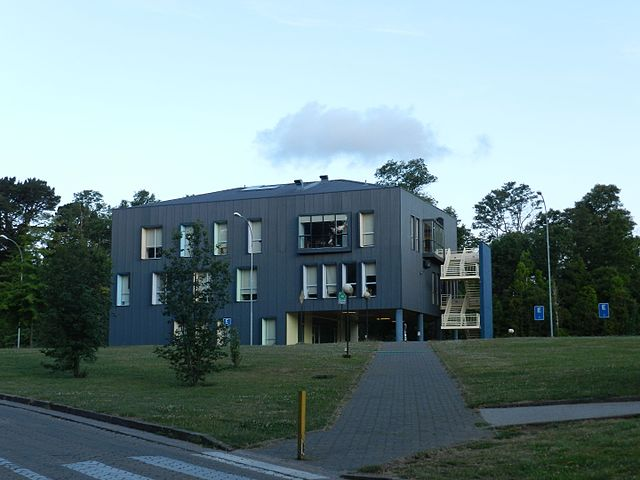
#> input picture images/InsInformatica.jpg, 640 x 480 px, found by its file name
$ jupyter execute '06_filtrado_de_imágenes.ipynb'   (shell and % lines are left out)
#> lines starting #> are read from the running program, lines starting #| are printed output that depends on the picture; after the words box and inside, x2 and y2 are one past the last pixel; in counts of white or black regions, pixels touching at a corner belong together
[cell 1]
import numpy as np
import matplotlib.pyplot as plt
from matplotlib import rcParams
rcParams['figure.dpi'] = 120
from scipy import fftpack

def color2bw(img):
    return np.dot(img, [0.299, 0.587, 0.114])

# Filtrado de imágenes

En esta lección veremos:

- Filtrado con máscaras en frecuencia
- Filtrado con convolución 2D

## Filtro en frecuencia

Recordemos que

> Una multiplicación en el espacio de frecuencia equivale a una convolución en el espacio original

Podemos usar esta propiedad para hacer filtrado

- Calculamos el espectro de la imagen usando la DFT
- Multiplicamos el espectro por una ventana
- Aplicamos DFT inversa para obtener la imagen filtrada

**Filtro pasa-bajos: Eliminando las frecuencias altas**

Sea una imagen de ejemplo.

Usamos `scipy.fftpack.fft2` para calcular su transformada de Fourier

[cell 2]
img_example = color2bw(plt.imread("../images/InsInformatica.jpg"))
S_img = fftpack.fft2(img_example)

fig, ax = plt.subplots(1, 2, figsize=(8, 3.5), tight_layout=True);
ax[0].imshow(img_example, cmap=plt.cm.Greys_r)
ax[0].set_title('Imagen de ejemplo')
ax[1].imshow(fftpack.fftshift(np.log(1+np.abs(S_img))), cmap=plt.cm.Spectral_r)
ax[1].set_title('Espectro de amplitud');

Multipliquemos el espectro por una ventana rectangular que multiplique por cero las frecuencias altas

Eliminar las frecuencias altas suaviza la imagen. Esto puede usarse para eliminar ruido a costa de perder detalles

Luego tomamos la transformada de Fourier inversa del espectro multiplicado

Observe como cambia el resultado a medida que disminuimos progresivamente el tamaño de la ventana (`sigma`)

[cell 3]
def create_mask(img_shape, sigma):
    cy, cx = img_shape[0]/2, img_shape[1]/2
    x = np.arange(0, img_shape[1]);
    y = np.arange(0, img_shape[0]);
    X, Y = np.meshgrid(x, y)
    mask = np.zeros_like(S_img, dtype=np.float32)
    mask[int(cy-sigma):int(cy+sigma),
         int(cx-sigma):int(cx+sigma)] = 1
    return mask

fig, ax = plt.subplots(3, 2, figsize=(8, 8), tight_layout=True, sharex=True, sharey=True);
for i, sigma in enumerate([100, 40, 10]):
    espectro_filtrado = fftpack.fftshift(S_img)*create_mask(img_example.shape, sigma)
    ax[i, 0].imshow(np.log(1+np.abs(espectro_filtrado)), cmap=plt.cm.Spectral_r)
    image_reconstruida = np.real(fftpack.ifft2(fftpack.ifftshift(espectro_filtrado)))
    ax[i, 1].imshow(image_reconstruida, cmap=plt.cm.Greys_r)

Para evitar artefactos causados por los bordes abruptos de la señal rectangular podemos reemplazar la misma por una ventana Gaussiana

Esta operación se suele llamar "suavizado gaussiano"

[cell 4]
def create_mask(img_shape, sigma):
    cy, cx = img_shape[0]/2, img_shape[1]/2
    x = np.arange(0, img_shape[1]);
    y = np.arange(0, img_shape[0]);
    X, Y = np.meshgrid(x, y)
    return 1e-8 + np.exp(-(((X-cx)/sigma)**2 + ((Y-cy)/sigma)**2))

fig, ax = plt.subplots(3, 2, figsize=(8, 8), tight_layout=True, sharex=True, sharey=True);
for i, sigma in enumerate([100, 40, 10]):
    espectro_filtrado = fftpack.fftshift(S_img)*create_mask(img_example.shape, sigma)
    ax[i, 0].imshow(np.log(1+np.abs(espectro_filtrado)), cmap=plt.cm.Spectral_r)
    image_reconstruida = np.real(fftpack.ifft2(fftpack.ifftshift(espectro_filtrado)))
    ax[i, 1].imshow(image_reconstruida, cmap=plt.cm.Greys_r)
#> this loop made 3 passes
#> pass 1, in create_mask, `X, Y = np.meshgrid(x, y)`:
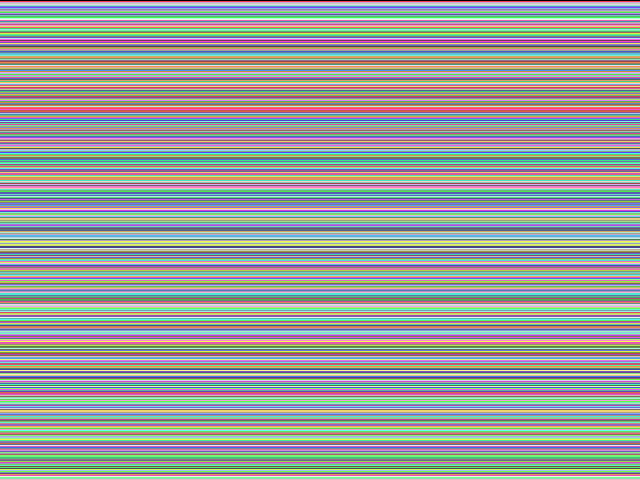
#> Y: shape (480, 640) int64; 480 distinct labels, from 0 to 479; one colour per label, 0 black

**Filtro pasa-altos: Eliminando las frecuencias bajas**

Si usamos el inverso de una ventana gaussiana entonces estaríamos multiplicando por cero las frecuencias más bajas

Esto borra los colores, dejándo sólo los detalles o bordes

Observe como cambia el resultado a medida que borramos más frecuencias bajas

[cell 5]
def create_mask(img_shape, sigma):
    cy, cx = img_shape[0]/2, img_shape[1]/2
    x = np.arange(0, img_shape[1]);
    y = np.arange(0, img_shape[0]);
    X, Y = np.meshgrid(x, y)
    return 1.0  - np.exp(-(((X-cx)/sigma)**2 + ((Y-cy)/sigma)**2))

fig, ax = plt.subplots(3, 2, figsize=(8, 8), tight_layout=True, sharex=True, sharey=True);
for i, sigma in enumerate([10, 40, 100]):
    espectro_filtrado = fftpack.fftshift(S_img)*create_mask(img_example.shape, sigma)
    ax[i, 0].imshow(np.log(1+np.abs(espectro_filtrado)), cmap=plt.cm.Spectral_r)
    image_reconstruida = np.real(fftpack.ifft2(fftpack.ifftshift(espectro_filtrado)))
    ax[i, 1].imshow(image_reconstruida, cmap=plt.cm.Greys_r)

## Filtrado en el dominio de la imagen

También podemos filtrar una imagen en su espacio original usando la convolución bidimensional

El elemento que se convoluciona con la imagen se denomina filtro o kernel de convolución

La siguiente animación muestra el proceso de convolución en dos dimensioens

¿Qué cree usted que hacen estos los siguientes kernels/filtros?

$$
\begin{pmatrix}
1 & 1 & 1 & 1 & 1 \\
1 & 1 & 1 & 1 & 1 \\
1 & 1 & 1 & 1 & 1 \\
1 & 1 & 1 & 1 & 1 \\
1 & 1 & 1 & 1 & 1 \\
\end{pmatrix} \frac{1}{25}
\qquad
\begin{pmatrix}
0.018 & 0.082 & 0.1353 & 0.082 & 0.018 \\
0.082 & 0.3678 & 0.6065 & 0.3678 & 0.082 \\
0.1353 & 0.6065 & 1 & 0.6065 & 0.1353 \\
0.082 & 0.3678 & 0.6065 & 0.3678 & 0.082 \\
0.018 & 0.082 & 0.1353 & 0.082 & 0.018 \\
\end{pmatrix} \frac{1}{\sqrt{2\pi}}
$$

Respuesta: Ambos son filtros promediadores, es decir que reemplazan cada pixel por un promedio de sus vecinos. Estos filtros actuan como pasa-bajos ya que suavizan la imagen.

Scipy ofrece dos funciones para hacer convolución

- convolve2d: Convolución tradicional, es más rápido cuando la imagen y el filtro son pequeños
- fftconvolve: Convolución multiplicando en frecuencia,  es más rápido cuando la imagen y el filtro son grandes

[cell 6]
from scipy.signal import fftconvolve, convolve2d

fig, ax = plt.subplots(1, 2, figsize=(8, 3.5), tight_layout=True);

size = 20
kernel = np.ones(shape=(size, size))/size**2
#> kernel: shape (20, 20) float64; every value is 0.0025
img_filtered1 = fftconvolve(img_example, kernel, mode='same');
img_filtered2 = convolve2d(img_example, kernel, mode='same');
ax[0].set_title('fftconvolve')
ax[0].imshow(img_filtered1, cmap=plt.cm.Greys_r)
ax[1].set_title('convolve2d')
ax[1].imshow(img_filtered2, cmap=plt.cm.Greys_r);

### Detección de borde con filtro Sobel

Los siguientes filtros se conocen como sobel horizontal y vertical

Se utilizan para resaltar los bordes de la imagen

[cell 7]
fig = plt.figure(figsize=(7, 7), tight_layout=True)
sobelx = fftconvolve(img_example, [[-1, 0, 1],
                                   [-2, 0, 2],
                                   [-1, 0, 1]], mode='full')
ax =  plt.subplot2grid((2, 2), (0, 0))
ax.matshow(sobelx, cmap=plt.cm.Greys_r);
ax.axis('off')
ax.set_title('Sobel vertical')
sobely = fftconvolve(img_example, [[-1, -2, -1],
                                   [0, 0, 0],
                                   [1, 2, 1]], mode='full')
ax = plt.subplot2grid((2, 2), (0, 1))
ax.matshow(sobely, cmap=plt.cm.Greys_r)
ax.axis('off')
ax.set_title('Sobel horisontal')
ax = plt.subplot2grid((2, 2), (1, 0), colspan=2)
ax.matshow(np.sqrt(sobely**2 + sobelx**2)[3:-3,3:-3], cmap=plt.cm.Greys_r)
ax.axis('off')
ax.set_title('Combinación');

## Ruido en imágenes

Existen distintos tipos de ruido que pueden afectar una imagen

- Ruido térmico, ruido de lectura, ruido eléctronico: Se modelan tipicamente como **ruido blanco Gaussiano**
- Ruido sal y pimienta o **Ruido impulsivo**: Se traduce en píxeles que se saturan en sus valores máximos/mínimos
- Interferencia periódica: Puede modelarse como una sinusoide

A continuación mostraremos como se ven estos ruidos para aprender a reconocerlos

También veremos como disminuir sus efectos usando filtros

Considere la siguiente imagen de ejemplo:

[cell 8]
from ipywidgets import interact, FloatSlider, IntSlider, FloatLogSlider

img_example = color2bw(plt.imread('../images/lobo.jpg'))
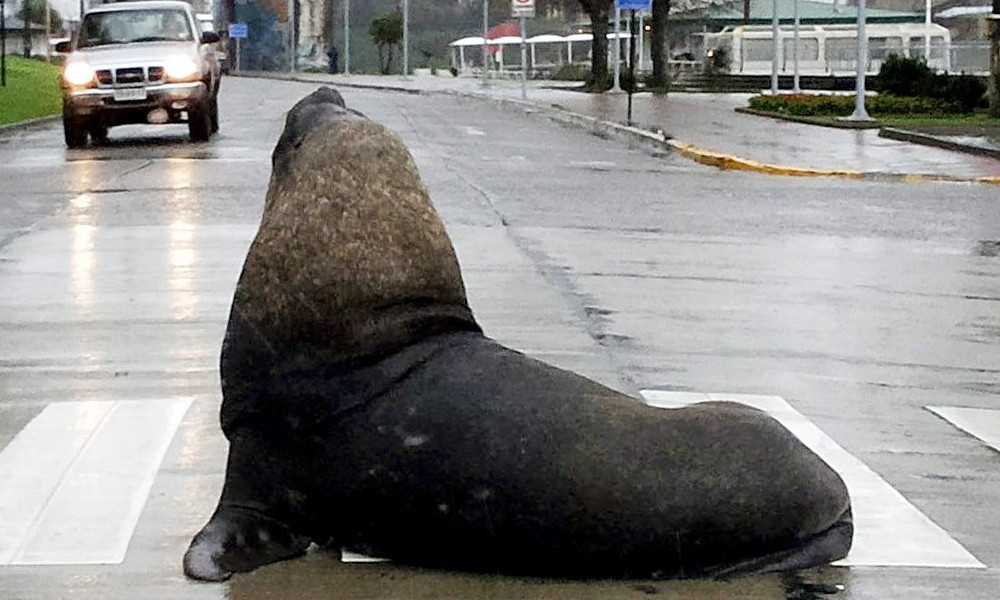
#> input picture images/lobo.jpg, 1000 x 600 px, found by its file name
fig, ax = plt.subplots(figsize=(6, 3.5), tight_layout=True)
ax.imshow(img_example, cmap=plt.cm.Greys_r)
ax.axis('off');

Así se vería si la corrompemos añadiendo ruido blanco gaussiano con una desviación estándar de $20$

[cell 9]
fig, ax = plt.subplots(figsize=(6, 3.5), tight_layout=True)

sigma = 20

noise = np.random.randn(img_example.shape[0], img_example.shape[1])
img_corrupted = img_example + sigma*noise
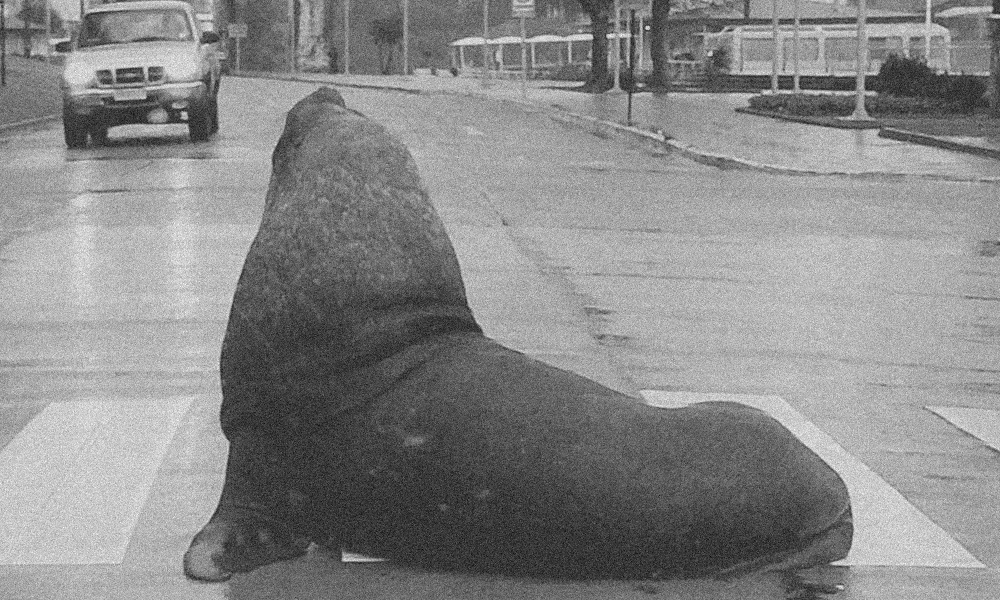
#> img_corrupted: shape (600, 1000) float64; min -90.64, max 326.7, mean 133.4; drawn with min black and max white
ax.matshow(img_corrupted, cmap=plt.cm.Greys_r)
ax.axis('off');

El ruido blanco se presenta en todo el espectro

Por ende no es posible eliminarlo completamente pero podemos disminuir su efecto usando un filtro pasabajo

Para llegar a un buen resultado se debe calibrar el tamaño del filtro. En este caso particular un filtro rectangular de tamaño $5$ entrega un resultado aceptable

[cell 10]
fig, ax = plt.subplots(figsize=(6, 3.5), tight_layout=True)

size = 5
kernel = np.ones(shape=(size, size))/size**2
#> kernel = [[0.04, 0.04, 0.04, 0.04, 0.04], [0.04, 0.04, 0.04, 0.04, 0.04], [0.04, 0.04, 0.04, 0.04, 0.04], [0.04, 0.04, 0.04, 0.04, 0.04], [0.04, 0.04, 0.04, 0.04, 0.04]]
img_filtered = fftconvolve(img_corrupted, kernel, mode='same')
ax.matshow(img_filtered, cmap=plt.cm.Greys_r)
ax.axis('off');

### Ruido impulsivo

El ruido impulso o ruido sal y pimienta aparece como pixeles saturados en la imagen

Un filtro tipicamente usando para disminuir este ruido es el filtro mediana. Si se aplica la mediana en una vecindad los valores extremos serán ignorados

[cell 11]
from scipy.signal import medfilt

noise = np.random.rand(*img_example.shape)
img_corrupted  = np.where(noise < 0.1, 255, img_example)
img_filtered = medfilt(img_corrupted, 5)

fig, ax = plt.subplots(1, 2, figsize=(6, 3.5), tight_layout=True, sharex=True, sharey=True)
ax[0].matshow(img_corrupted[:, 100:600], cmap=plt.cm.Greys_r)
ax[0].set_title('Imagen con ruido impulsivo')
ax[0].axis('off')
ax[1].matshow(img_filtered[:, 100:600], cmap=plt.cm.Greys_r)
ax[1].set_title('Limpieza con filtro mediana')
ax[1].axis('off');

### Ruido periódico

Es un ruido que tiene frecuencia y dirección

En este ejemplo el ruido tiene una dirección vertical

[cell 12]
fig, ax = plt.subplots(figsize=(6, 3.5), tight_layout=True)
X, Y = np.meshgrid(np.arange(0, img_example.shape[1]), np.arange(0, img_example.shape[0]))
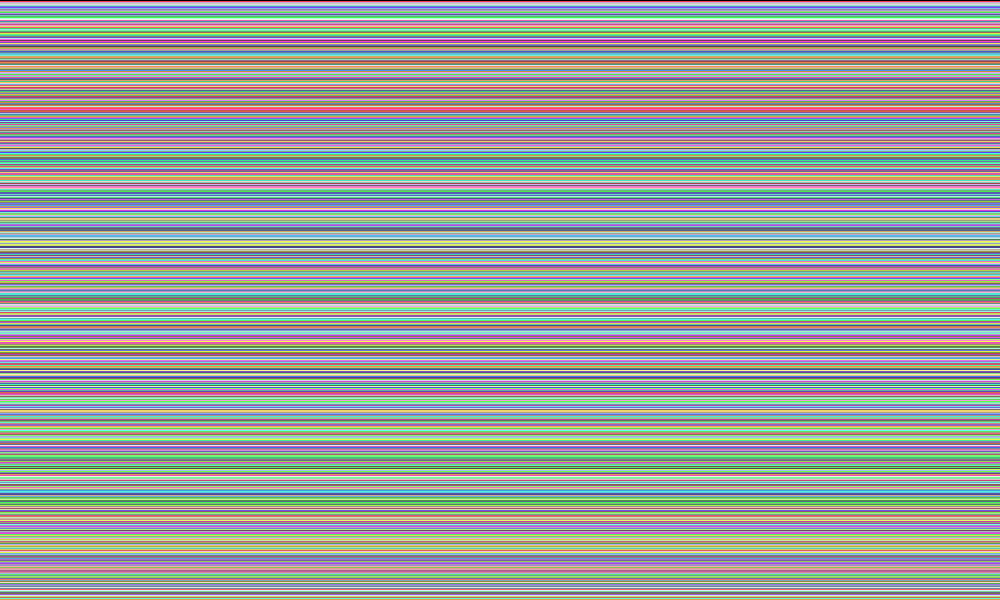
#> Y: shape (600, 1000) int64; 600 distinct labels, from 0 to 599; one colour per label, 0 black

img_corrupted = img_example + 200*np.cos(2.0*np.pi*40*Y/img_example.shape[0])
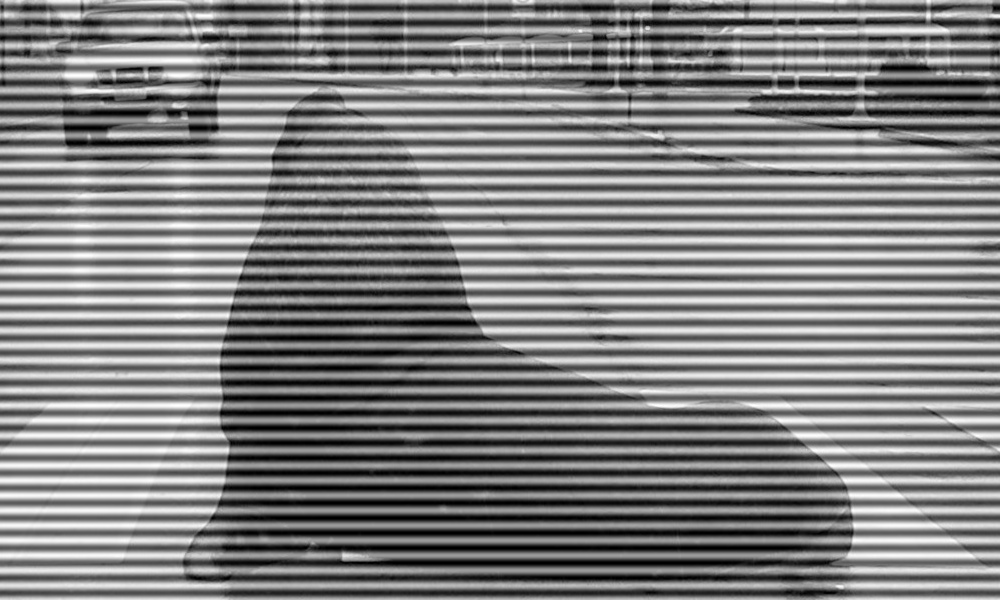
#> img_corrupted: shape (600, 1000) float64; min -195.6, max 455, mean 133.4; drawn with min black and max white
ax.matshow(img_corrupted, cmap=plt.cm.Greys_r)
ax.axis('off');

El espectro de la imagen anterior (enventanada) es:

[cell 13]
win = np.dot(np.hanning(img_corrupted.shape[0]).reshape(-1, 1),
             np.hanning(img_corrupted.shape[1]).reshape(1, -1))
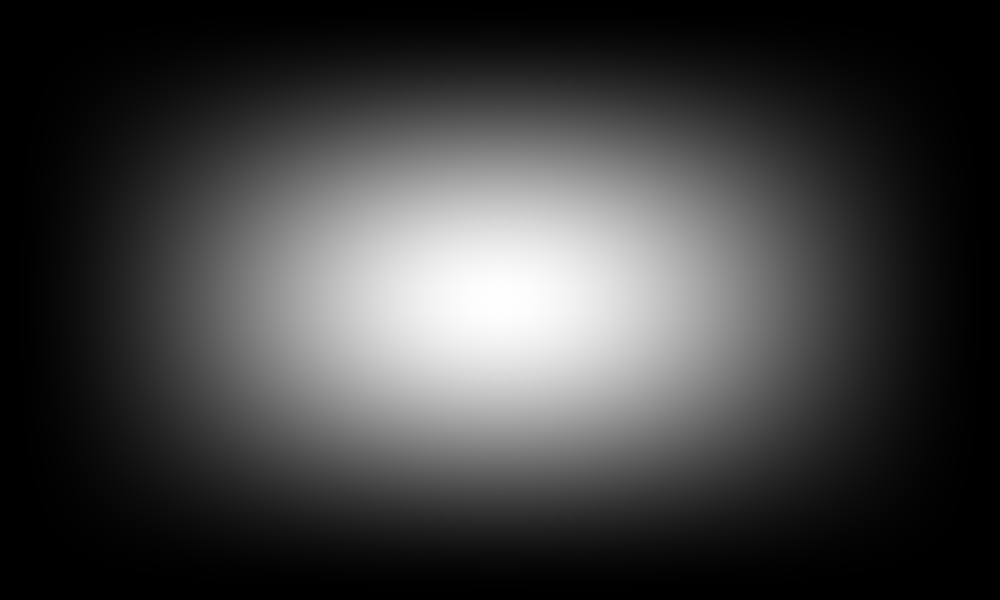
#> win: shape (600, 1000) float64; min 0, max 1, mean 0.249

fig, ax = plt.subplots(figsize=(6, 3.5), tight_layout=True)
S_img = fftpack.fftshift(fftpack.fft2(img_corrupted*win))
ax.matshow(np.log(np.absolute(S_img)+1), cmap=plt.cm.Spectral_r)
ax.axis('off');
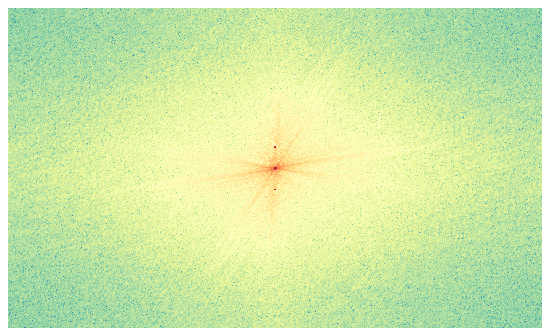
#> figure drawn by matplotlib, 1 panel

Note los dos puntos oscuros que aparecen en la vertical a una misma distancia del centro

Recordemos que estos impulsos en frecuencia corresponen a una sinusoide en la imagen

El ruido periodico se traduce como un punto en el espectro

```{admonition} Idea
:class: tip
Podríamos intentar "borrar" los componentes frecuenciales asociados al ruido usando una mascara multiplicativa correctamente posicionada
```

[cell 14]
X, Y = np.meshgrid(np.arange(0, img_example.shape[1]),
                   np.arange(0, img_example.shape[0]))
freq_x = fftpack.fftshift(fftpack.fftfreq(n=img_example.shape[1]))
#> freq_x = 1000 values from -0.5 to 0.499
freq_y = fftpack.fftshift(fftpack.fftfreq(n=img_example.shape[0]))
#> freq_y = 600 values from -0.5 to 0.498

def create_mask(dims, frequency, size=10):
#> called with dims = (600, 1000), frequency = 0.06, size = 10
    freq_int = int(frequency*dims[0])
    mask = np.ones(shape=(dims[0], dims[1]))
#> mask: shape (600, 1000) float64; every value is 1
    mask[dims[0]//2-size-freq_int:dims[0]//2+size-freq_int,
         dims[1]//2-size:dims[1]//2+size] = 0
    mask[dims[0]//2-size+freq_int:dims[0]//2+size+freq_int,
          dims[1]//2-size:dims[1]//2+size] = 0
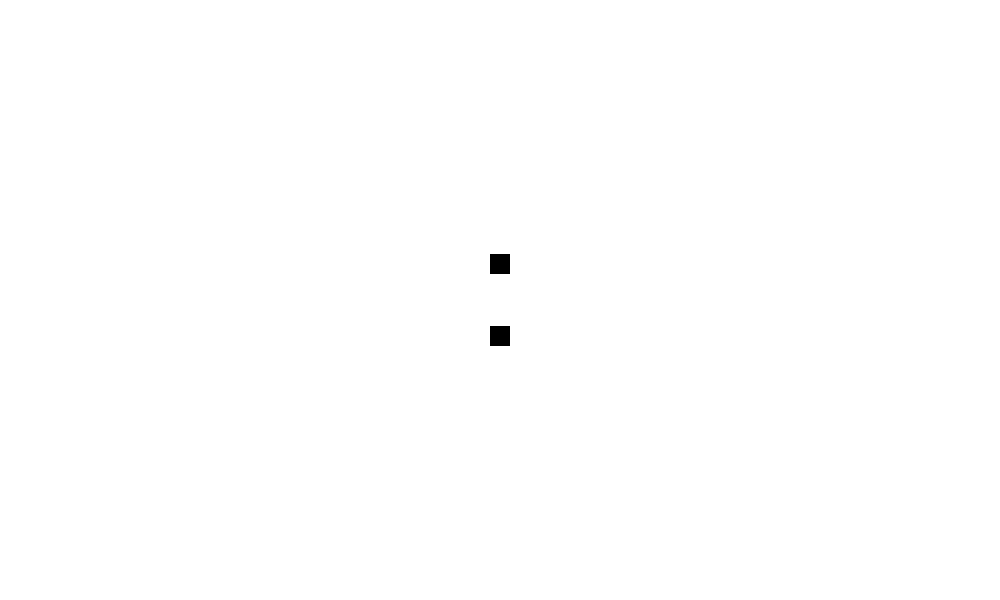
#> mask: shape (600, 1000) float64; values 0 (black) and 1 (white), 99.9% white; 2 black regions, box (x1, y1, x2, y2) and area: (490, 254, 510, 274) 400, (490, 326, 510, 346) 400
    return mask


S_img = fftpack.fftshift(fftpack.fft2(img_corrupted))
espectro_filtrado = S_img*create_mask(S_img.shape, 0.06)
# Reconstrucción
img_reconstructed = np.real(fftpack.ifft2(fftpack.ifftshift(espectro_filtrado)))

fig, ax = plt.subplots(1, 3, figsize=(8, 6), tight_layout=True)
ax[0].matshow(img_corrupted[:, 200:500], cmap=plt.cm.Greys_r);
ax[1].imshow(np.log(1+np.abs(espectro_filtrado))[100:-100, 400:-400], cmap=plt.cm.Spectral_r,
             extent=(freq_x[400], freq_x[-400], freq_y[100], freq_y[-100]))
ax[2].matshow(img_reconstructed[:, 200:500], cmap=plt.cm.Greys_r);
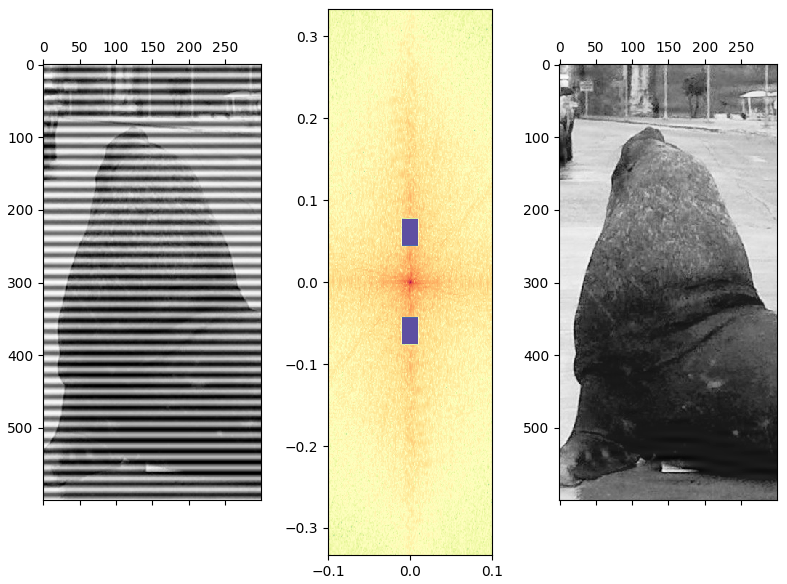
#> figure drawn by matplotlib, 3 panels
